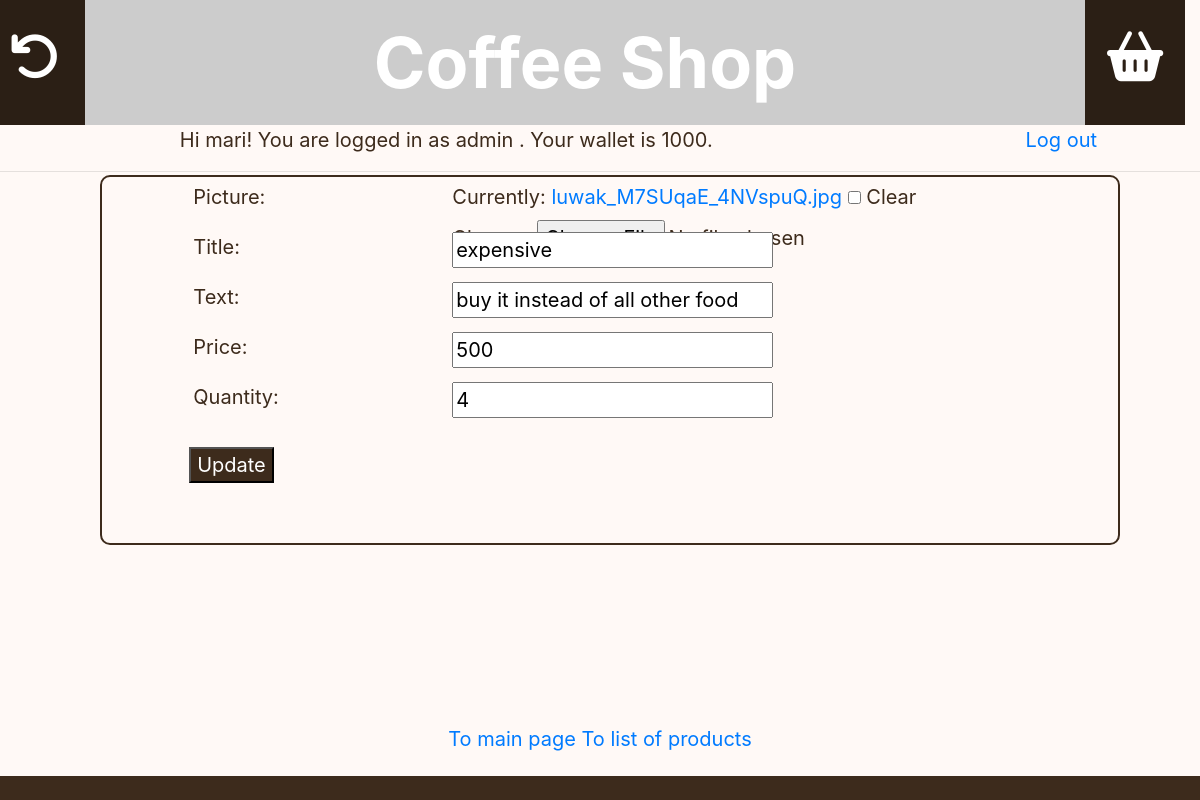
The page /product_update/2/ (signed in) on the database as committed earlier.
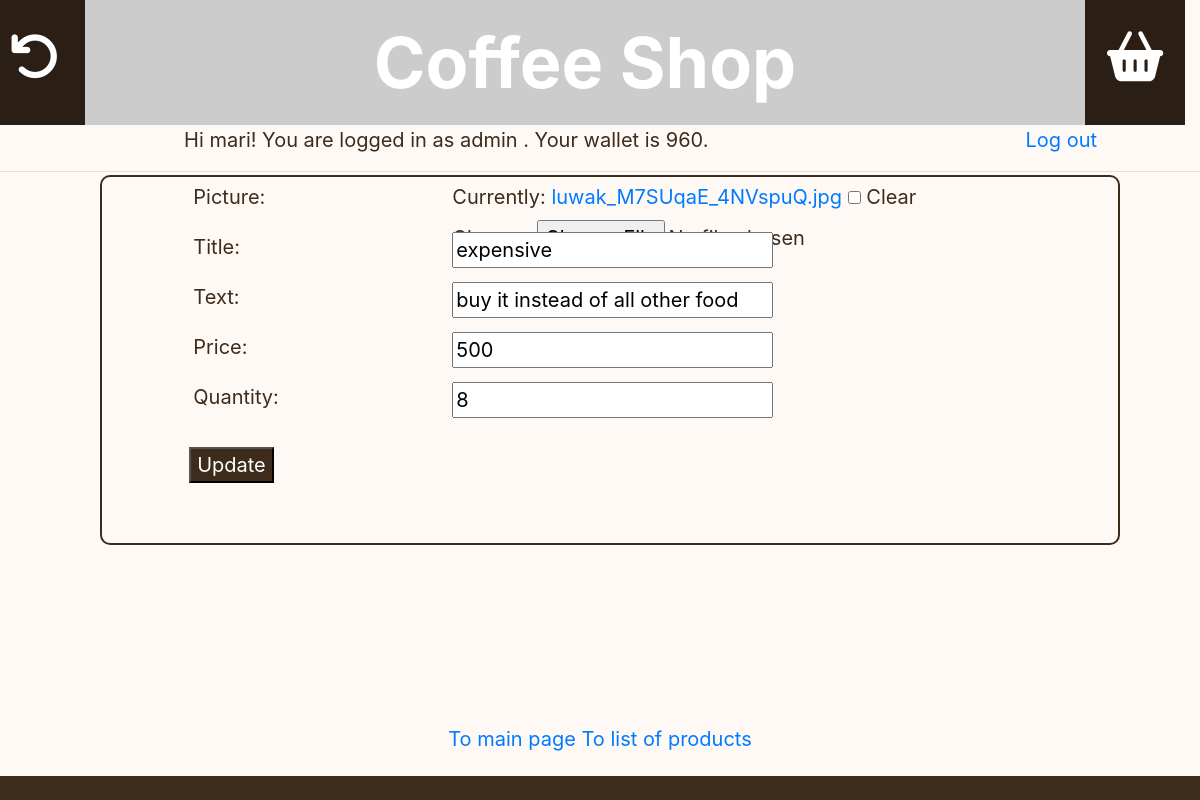
The same page on the database as committed later.
### shop_app/models.py (models this page shows, shortened)
class Customer(AbstractUser):
    wallet = models.PositiveIntegerField(default=1000)

class Product(models.Model):
    picture = models.ImageField(max_length=100, blank=True, null=True)
    title = models.CharField(max_length=30, unique=True)
    text = models.CharField(max_length=100, blank=True, null=True)
    price = models.PositiveIntegerField(blank=True, null=True)
    quantity = models.PositiveIntegerField(default=0)

### shop_app/views.py (the view)
# urls.py: path('product_update/<int:pk>/', cls.ProductUpdateView.as_view(), name='product_update'),
class ProductUpdateView(SuperuserTestMixin, UpdateView):
    model = Product
    template_name = 'product_update.html'
    success_url = reverse_lazy('products_list')
    fields = ['picture', 'title', 'text', 'price', 'quantity']

### shop_app/views.py (called while the page is built)
    def test_func(self):
        if self.request.user.is_superuser:
            return True

### templates/product_update.html (shortened to what this page needs)
{% extends 'base.html' %}
{% block content %}
<form action="{% url 'product_update' object.id %}" method="post">
    {% for field in form %}
    <div class="row" style="padding:5px; height:50px;">
        <div class="col-1"></div>
        <div class="col-3">
            {{field.label}}:
        </div>
        <div class="col-8" style="height:50px;">
            {{field}}
        </div>
    </div>
    {% endfor %}
    <div class="row" style="padding:20px 0 0 0;">
        <div class="col-1"></div>
        <div class="col-10">
            <input type="submit" value="Update"
                   style="font-size: 20px; color:white; background-color: rgb(61, 43, 28);">
        </div>
        <div class="col-1"></div>
    </div>
</form>
{% endblock %}
{% block links %}
<a href="{% url 'index' %}">To main page</a>
<a href="{% url 'products_list' %}">To list of products</a>
{% endblock%}

### templates/base.html (shortened to what this page needs)
<!DOCTYPE html>
<html lang="en">
<head>
    <link rel="stylesheet" href="https://stackpath.bootstrapcdn.com/bootstrap/4.3.1/css/bootstrap.min.css"
>
</head>
<body style="background-color:rgb(255, 249, 246);">
<header style="width:100%">
    <div class="row"
         style="background-color: rgb(43, 31, 21); color: white; font-size:50px; width:100%;">
         <div class="col-1" style="text-align:center; padding:20px;">
            {% if request.user.is_superuser %}
            <a href="{% url 'purchase_return' %}"><i class="fas fa-undo" style="color:white;"></i></a>
            {% endif %}
        </div>
        <div class="col-10" style="text-align:center; padding:10px; background-image:url(https://i.picsum.photos/id/766/1300/150.jpg); font-size:70px; font-weight: bold;"> Coffee Shop</div>
        <div class="col-1" style="text-align:center; padding:20px;">
            {% if request.user.is_authenticated %}
            <a href="{% url 'basket' %}"><i class="fas fa-shopping-basket" style="color:white;"></i></a>
            {% endif %}
        </div>
    </div>
    <div class="row" style="color:rgb(61, 43, 28); font-size:20px;">
        <div class="col-9" style="text-align:center;">
            {% if request.user.is_authenticated %}
            Hi {{user.username}}! You are logged in
            {% if request.user.is_superuser %}
            as admin
            {% else %}
            as customer
            {% endif %}.
            Your wallet is {{user.wallet}}.
            {% else %}
            You aren't authorized! To buy products you must login!
            {% endif %}
        </div>
        <div class="col-3" style="text-align:center;">
            {% if request.user.is_authenticated %}
            <a href="{% url 'logout' %}">Log out</a>
            {% endif %}
        </div>
    </div>
</header>
<hr>
<div style="color:rgb(61, 43, 28); text-align:left; font-size: 20px; border:2px solid rgb(61, 43, 28); border-radius:10px;
margin: 0 100px 0 100px; width:85%; position:fixed; top:175px; bottom:12%; height:370px;">
    {% block content %}
    {% endblock %}
</div>
<div style="padding:20px; color:rgb(61, 43, 28); text-align:center; font-size: 20px; position: fixed; width: 100%; top: 88%; bottom: 3%">
    {% block links %}
    {% endblock%}
</div>
<footer class="footer"
        style="color: white; text-align: center; background-color: rgb(61, 43, 28); position: fixed; width: 100%; top: 97%; bottom: 0%">
</footer>
</body>
</html>

Rows that differ between the two databases and show on the page:
changed Customer "mari": wallet "1000" → "960"
changed Product "expensive": quantity "4" → "8"
